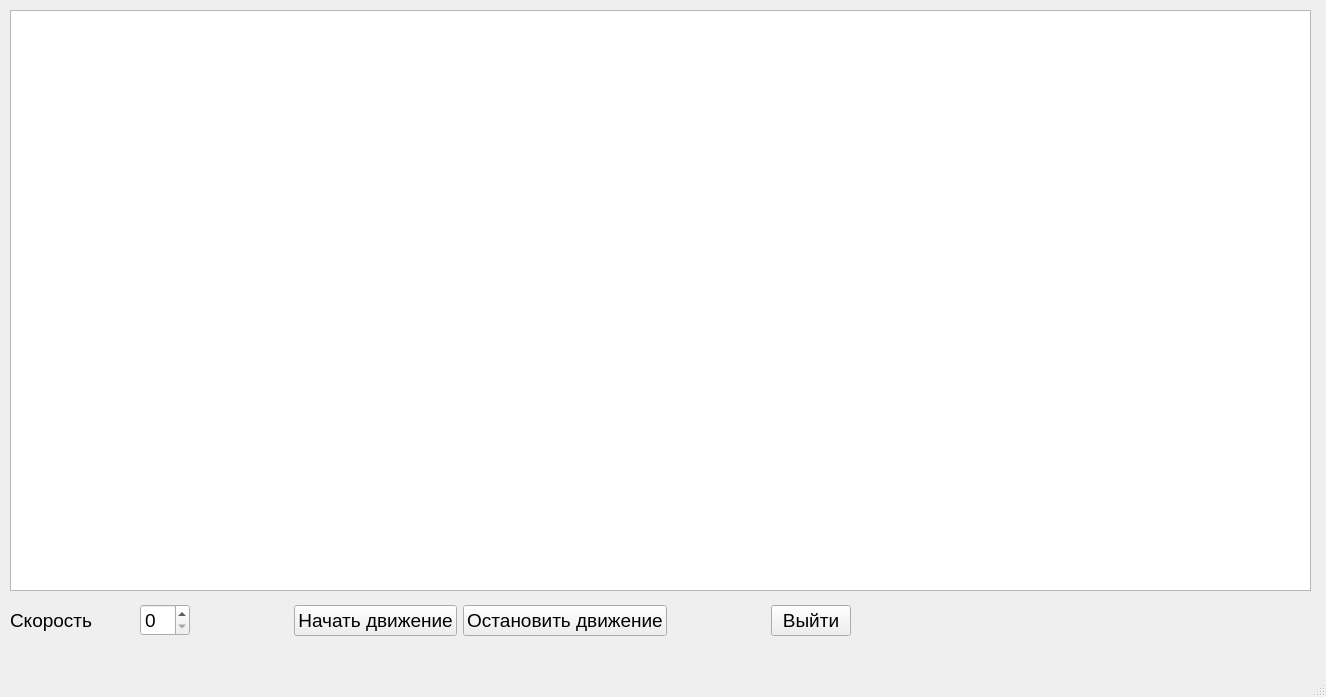
<?xml version="1.0" encoding="UTF-8"?>
<ui version="4.0">
 <class>MainWindow</class>
 <widget class="QMainWindow" name="MainWindow">
  <property name="geometry">
   <rect>
    <x>0</x>
    <y>0</y>
    <width>1326</width>
    <height>697</height>
   </rect>
  </property>
  <property name="windowTitle">
   <string>FishGO</string>
  </property>
  <widget class="QWidget" name="centralwidget">
   <widget class="QGraphicsView" name="graphicsView">
    <property name="geometry">
     <rect>
      <x>10</x>
      <y>10</y>
      <width>1301</width>
      <height>581</height>
     </rect>
    </property>
   </widget>
   <widget class="QWidget" name="">
    <property name="geometry">
     <rect>
      <x>10</x>
      <y>590</y>
      <width>841</width>
      <height>61</height>
     </rect>
    </property>
    <layout class="QHBoxLayout" name="horizontalLayout_3">
     <item>
      <layout class="QHBoxLayout" name="horizontalLayout">
       <item>
        <widget class="QLabel" name="SpeedLabel">
         <property name="font">
          <font>
           <pointsize>14</pointsize>
          </font>
         </property>
         <property name="text">
          <string>Скорость</string>
         </property>
        </widget>
       </item>
       <item>
        <spacer name="horizontalSpacer">
         <property name="orientation">
          <enum>Qt::Horizontal</enum>
         </property>
         <property name="sizeHint" stdset="0">
          <size>
           <width>40</width>
           <height>20</height>
          </size>
         </property>
        </spacer>
       </item>
       <item>
        <widget class="QSpinBox" name="Speed">
         <property name="font">
          <font>
           <pointsize>14</pointsize>
          </font>
         </property>
        </widget>
       </item>
       <item>
        <spacer name="horizontalSpacer_5">
         <property name="orientation">
          <enum>Qt::Horizontal</enum>
         </property>
         <property name="sizeHint" stdset="0">
          <size>
           <width>98</width>
           <height>13</height>
          </size>
         </property>
        </spacer>
       </item>
      </layout>
     </item>
     <item>
      <layout class="QHBoxLayout" name="horizontalLayout_2">
       <item>
        <widget class="QPushButton" name="Start">
         <property name="font">
          <font>
           <pointsize>14</pointsize>
          </font>
         </property>
         <property name="text">
          <string>Начать движение</string>
         </property>
        </widget>
       </item>
       <item>
        <widget class="QPushButton" name="Stop">
         <property name="font">
          <font>
           <pointsize>14</pointsize>
          </font>
         </property>
         <property name="text">
          <string>Остановить движение</string>
         </property>
        </widget>
       </item>
       <item>
        <spacer name="horizontalSpacer_4">
         <property name="orientation">
          <enum>Qt::Horizontal</enum>
         </property>
         <property name="sizeHint" stdset="0">
          <size>
           <width>98</width>
           <height>13</height>
          </size>
         </property>
        </spacer>
       </item>
       <item>
        <widget class="QPushButton" name="Exit">
         <property name="font">
          <font>
           <pointsize>14</pointsize>
          </font>
         </property>
         <property name="text">
          <string>Выйти</string>
         </property>
        </widget>
       </item>
      </layout>
     </item>
    </layout>
   </widget>
  </widget>
  <widget class="QMenuBar" name="menubar">
   <property name="geometry">
    <rect>
     <x>0</x>
     <y>0</y>
     <width>1326</width>
     <height>24</height>
    </rect>
   </property>
  </widget>
  <widget class="QStatusBar" name="statusbar"/>
 </widget>
 <resources/>
 <connections/>
</ui>
